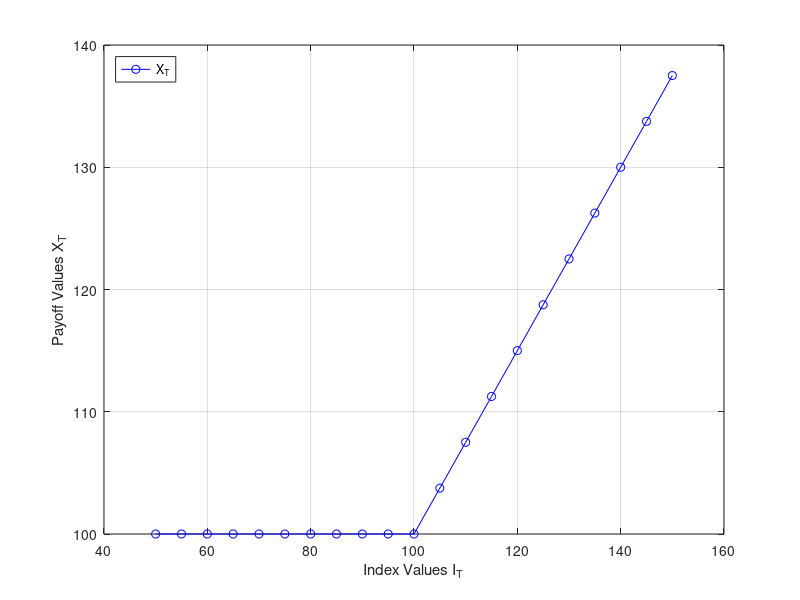

This chart was generated by the following MATLAB code: (Note: this script raises an error after producing the figure.)
clear;
% Exercise 1
N=100;
I_0=100;
T=5;
r=0.05;
delta=0.01; %cont-compounded div. yield
sigma=0.20;

% Question 1
I_T=[50:5:150];
a=0.0075;
b=1;
X_T = N*(1+a*max(I_T-b*I_0,0)); % Payoff at Maturity (Value)

plot(I_T,X_T,'bo-');
grid on;
leg=legend('X_{T}');
set(leg,'Location','NorthWest');
ylabel('Payoff Values X_{T}');
xlabel('Index Values I_{T}');

% Question 2
K=b*I_0;
PV_0=N*(exp(1)^(-r*T));
d1 = (1/(sigma*sqrt(T)))*(log(I_0/K) + ((r - delta) + (sigma^2)/2)*(T));
d2 = d1 - sigma*sqrt(T);
CO_PV_0 = normcdf(d1)*I_0*exp(1)^(-delta*T) - normcdf(d2)*K*exp(1)^(-r*T);

PV_0
CO_PV_0
Price = callPrice(N,I_0,T,r,delta,sigma,a,b)

% Question 3
% Delta = dV/dI_0, Gamma = dDelta/dI_0
Delta = deltaCallPrice(N,I_0,T,r,delta,sigma,a,b)
Gamma = (deltaCallPrice(N,I_0+1,T,r,delta,sigma,a,b) - deltaCallPrice(N,I_0-1,T,r,delta,sigma,a,b))/2
% Rho = dV/dr
Rho = rhoCallPrice(N,I_0,T,r,delta,sigma,a,b)
% Vega = dV/dsigma
Vega = vegaCallPrice(N,I_0,T,r,delta,sigma,a,b)
% Theta = - dV/dt
Theta = thetaCallPrice(N,I_0,T,r,delta,sigma,a,b)

% Question 4
b=[0.2:0.1:1.2];
Price = callPrice(N,I_0,T,r,delta,sigma,a,b);
Delta = deltaCallPrice(N,I_0,T,r,delta,sigma,a,b);
Gamma = (deltaCallPrice(N,I_0+1,T,r,delta,sigma,a,b) - deltaCallPrice(N,I_0-1,T,r,delta,sigma,a,b))/2;
Rho = rhoCallPrice(N,I_0,T,r,delta,sigma,a,b);
Vega = vegaCallPrice(N,I_0,T,r,delta,sigma,a,b);
Theta = thetaCallPrice(N,I_0,T,r,delta,sigma,a,b);

figure(2);
subplot(3,2,1,'align');plot(b,Price,'bo-');grid on;title('Price');xlabel('Base Rate b');
subplot(3,2,2,'align');plot(b,Delta,'g^-');grid on;title('Delta');xlabel('Base Rate b');
subplot(3,2,3,'align');plot(b,Gamma,'rs-');grid on;title('Gamma');xlabel('Base Rate b');
subplot(3,2,4,'align');plot(b,Rho,'yx-');grid on;title('Rho');xlabel('Base Rate b');
subplot(3,2,5,'align');plot(b,Vega,'mp-');grid on;title('Vega');xlabel('Base Rate b');
subplot(3,2,6,'align');plot(b,Theta,'c+-');grid on;title('Theta');xlabel('Base Rate b');

% Question 5 (Extra Credit)
b=1; I_0=[50:5:100];
Price = callPrice(N,I_0,T,r,delta,sigma,a,b);
Delta = deltaCallPrice(N,I_0,T,r,delta,sigma,a,b);
Gamma = (deltaCallPrice(N,I_0+1,T,r,delta,sigma,a,b) - deltaCallPrice(N,I_0-1,T,r,delta,sigma,a,b))/2;
Rho = rhoCallPrice(N,I_0,T,r,delta,sigma,a,b);
Vega = vegaCallPrice(N,I_0,T,r,delta,sigma,a,b);
Theta = thetaCallPrice(N,I_0,T,r,delta,sigma,a,b);

figure(3);
subplot(3,2,1,'align');plot(I_0,Price,'bo-');grid on;title('Price');xlabel('Initial Index I_{0}');
subplot(3,2,2,'align');plot(I_0,Delta,'g^-');grid on;title('Delta');xlabel('Initial Index I_{0}');
subplot(3,2,3,'align');plot(I_0,Gamma,'rs-');grid on;title('Gamma');xlabel('Initial Index I_{0}');
subplot(3,2,4,'align');plot(I_0,Rho,'yx-');grid on;title('Rho');xlabel('Initial Index I_{0}');
subplot(3,2,5,'align');plot(I_0,Vega,'mp-');grid on;title('Vega');xlabel('Initial Index I_{0}');
subplot(3,2,6,'align');plot(I_0,Theta,'c+-');grid on;title('Theta');xlabel('Initial Index I_{0}');
